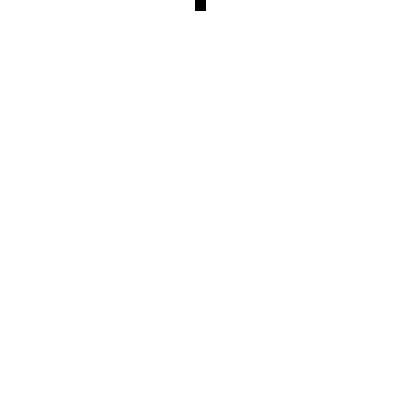
Frame 1 (no input)
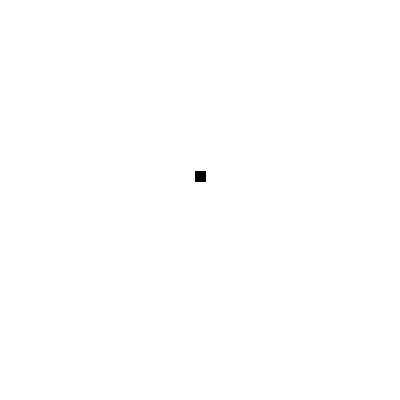
Frame 60 (the mouse pressed at the canvas centre just before this capture)
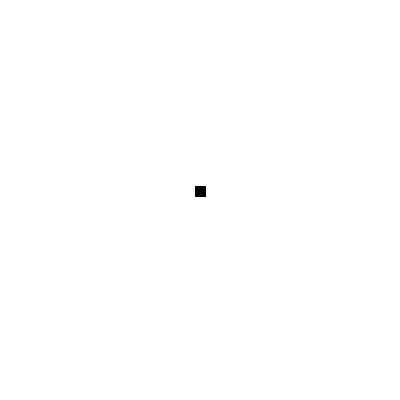
Frame 120 (the mouse held since frame 60 and released just before this capture)

The Processing sketch that drew these frames (run headless with seeded random() and noise(); from frame 60 on, the mouse is pressed at the canvas centre):

// Processing sketch: GravityBounce
// ── GravityBounce.pde
//------------------------------------------------------------------
// GravityBounce (example 5-9 in Learning Processing)
//------------------------------------------------------------------

float x;      // x coordinate of square
float y;      // y coordinate of square
float speed = 0;  // speed of square

// A new variable, for gravity (i.e. acceleration).  We use a 
// relatively small number (0.1) because this acceleration will 
// accumulate over time, increasing the speed.  Try changing 
// this number to 2.0 and see what happens.
float gravity = 0.1;  

void setup() {
  size(400,400);
  x = width/2;
  y = 5;
}

void draw() {
  background(255);

  // Display the square
  fill(0);
  stroke(0);
  rectMode(CENTER);
  rect(x,y,10,10);
  
  y += speed;       // add speed to location
  speed += gravity; // add gravity (acceleration) to speed
  
  if (y > height-5) {  // hit bottom, so reverse direction
    speed = speed*(-0.93);  
    // Multiplying by -0.93 instead of -1 slows the square down 
    // each time it bounces (by decreasing speed).  This is known 
    // as a "dampening" effect and is a more realistic simulation 
    // of the real world (without it, a ball would bounce forever).
    // Try playing with this parameter, for instance try numbers in
    // the range -0.5 to -1.5.
  }
}
